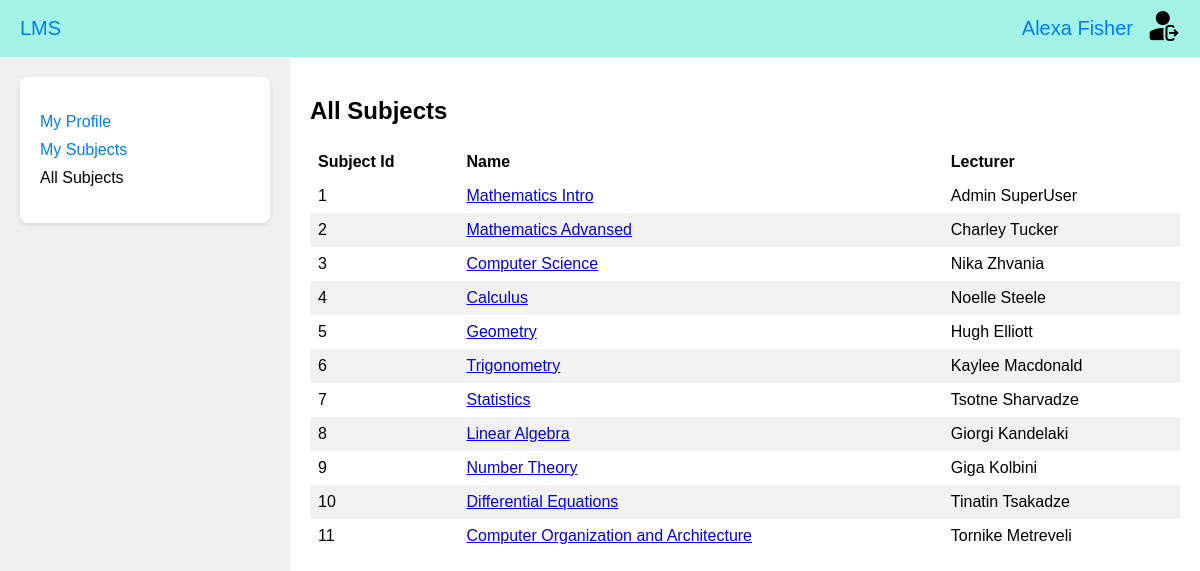
The page /all_subjects/ (signed in) on the database its author committed.
### accounts_app/models.py (models this page shows, shortened)
class CustomUser(AbstractUser):
    username = None
    email = models.EmailField(_("email address"), unique=True)
    first_name = models.CharField(
        max_length=100, null=False, blank=False, verbose_name=_("First Name")
    )
    last_name = models.CharField(
        max_length=100, null=False, blank=False, verbose_name=_("Last Name")
    )
    passport_number = models.CharField(
        max_length=11, null=False, blank=False, verbose_name=_("Personal Number")
    )
    USERNAME_FIELD = "email"
    REQUIRED_FIELDS = ["first_name", "last_name", "passport_number"]
    objects = CustomUserManager()

### universities_app/models.py (models this page shows, shortened)
class Subject(models.Model):
    name = models.CharField(max_length=200, verbose_name=_("Subject name"), unique=True)
    description = models.TextField(verbose_name=_("Description"))
    syllabus = models.FileField(verbose_name=_("Syllabus"), upload_to="syllabus/")
    faculties = models.ManyToManyField("Faculty", verbose_name=_("Faculties"))
    lecturer = models.OneToOneField(
        "Lecturer", on_delete=models.CASCADE, verbose_name=_("Lecturer")
    )
    student = models.ManyToManyField(
        "Student",
        verbose_name=_("Student"),
        limit_choices_to={"id__lte": 7},
        blank=True,
    )
    class Meta:
        verbose_name = _("Subject")
        verbose_name_plural = _("Subjects")

class Lecturer(models.Model):
    user = models.OneToOneField(
        "accounts_app.CustomUser", on_delete=models.CASCADE, verbose_name=_("User")
    )
    first_name = models.CharField(
        max_length=200, verbose_name=_("Lecturer first name"), blank=True
    )
    last_name = models.CharField(
        max_length=200, verbose_name=_("Lecturer last name"), blank=True
    )
    class Meta:
        verbose_name = _("Lecturer")
        verbose_name_plural = _("Lecturers")
    def __str__(self):
        return f"{self.first_name} {self.last_name}"

### universities_app/views.py (the view)
# urls.py: path('all_subjects/', AllSubjectsView.as_view(), name='all_subjects'),
@method_decorator(login_required(login_url='/'), name='dispatch')
class AllSubjectsView(ListView):
    template_name = 'universities_app/all_subjects.html'
    model = Subject
    context_object_name = 'subjects'
    def get_context_data(self, **kwargs: Any):
        context = super().get_context_data(**kwargs)
        return context

### templates/universities_app/all_subjects.html (shortened to what this page needs)
{% load static %}
<!DOCTYPE html>
<html lang="en">
<head>
    <link rel="stylesheet" href="{% static 'css/main_styles.css' %}?v=2">
</head>
<body>
    {% include 'menu.html' %}
    <div class="main-page">
        <div class="main-page-content">
            <div class="sidebar">
                <div class="box">
                    <ul>
                        <li><a href="{% url 'profile' %}">My Profile</a></li>
                        <li><a href="{% url 'subjects' %}">My Subjects</a></li>
                        <li><a href="{% url 'all_subjects' %}" class="selected"> All Subjects</a></li>
                    </ul>
                </div>
            </div>
            <div class="content">
                    <h2>All Subjects</h2>
                    <table>
                        <thead>
                          <tr>
                            <th>Subject Id</th>
                            <th>Name</th>
                            <th>Lecturer</th>
                        </tr>
                        </thead>
                        <tbody>
                            {% for subject in subjects %}
                            <tr>
                              <td>{{ subject.id }}</td>
                              <td><a href="{% url 'subject' subject.id %}">{{ subject.name }}</a></td>
                              <td>{{ subject.lecturer }}</td>
                            </tr>
                          {% endfor %}
                        </tbody>
                    </table>
            </div>
        </div>
    </div>
</body>
</html>

### templates/menu.html
{% load static %}
<div class="top-bar">
    <div class="university">
        <a href="{% url 'main' %}">LMS</a>
    </div>
    <div class="user-info">
        <a href="{% url 'profile' %}" class="user-profile">
            {{ user.first_name }} {{ user.last_name }}
        </a>
        <a href="{% url 'logout' %}">
            <img src="{% static 'images/logout.png' %}" alt="Logout">
        </a>
    </div>
</div>

### static/css/main_styles.css (style rules this page uses)
body { margin: 0; padding: 0; font-family: Arial, sans-serif; }
.top-bar { background-color: #a2f3e6; color: #007bff; padding: 10px 20px; display: flex; justify-content: space-between; align-items: center; font-size: 20px; }
.university a, .user-info a { color: #007bff; text-decoration: none; }
.user-info { display: flex; align-items: center; }
.user-profile { margin-right: 15px; }
.main-page { display: flex; flex-direction: column; height: 100vh; }
.main-page-content { display: flex; flex: 1; }
.sidebar { width: 250px; background-color: #f0f0f0; padding: 20px; }
.content { flex: 1; padding: 20px; }
.box { background-color: #ffffff; padding: 20px; border-radius: 8px; box-shadow: 0 2px 5px rgba(0, 0, 0, 0.1); }
.box ul { list-style-type: none; padding: 0; }
.box li { margin-bottom: 10px; }
.box a { text-decoration: none; color: #007bff; }
.box a.selected { color: #000000; }

### templates/universities_app/all_subjects.html (style rules this page uses)
table { border-collapse: collapse; width: 100%; }
th, td { text-align: left; padding: 8px; }
tr:nth-child(even) { background-color: #f2f2f2; }

### rows shown on the page
CustomUser: first_name "Alexa", last_name "Fisher"
Subject: id "1", name "Mathematics Intro", lecturer "Admin SuperUser"
Subject: id "2", name "Mathematics Advansed", lecturer "Charley Tucker"
Subject: id "3", name "Computer Science", lecturer "Nika Zhvania"
Subject: id "4", name "Calculus", lecturer "Noelle Steele"
Subject: id "5", name "Geometry", lecturer "Hugh Elliott"
Subject: id "6", name "Trigonometry", lecturer "Kaylee Macdonald"
Subject: id "7", name "Statistics", lecturer "Tsotne Sharvadze"
Subject: id "8", name "Linear Algebra", lecturer "Giorgi Kandelaki"
Subject: id "9", name "Number Theory", lecturer "Giga Kolbini"
Subject: id "10", name "Differential Equations", lecturer "Tinatin Tsakadze"
Subject: id "11", name "Computer Organization and Architecture", lecturer "Tornike Metreveli"
